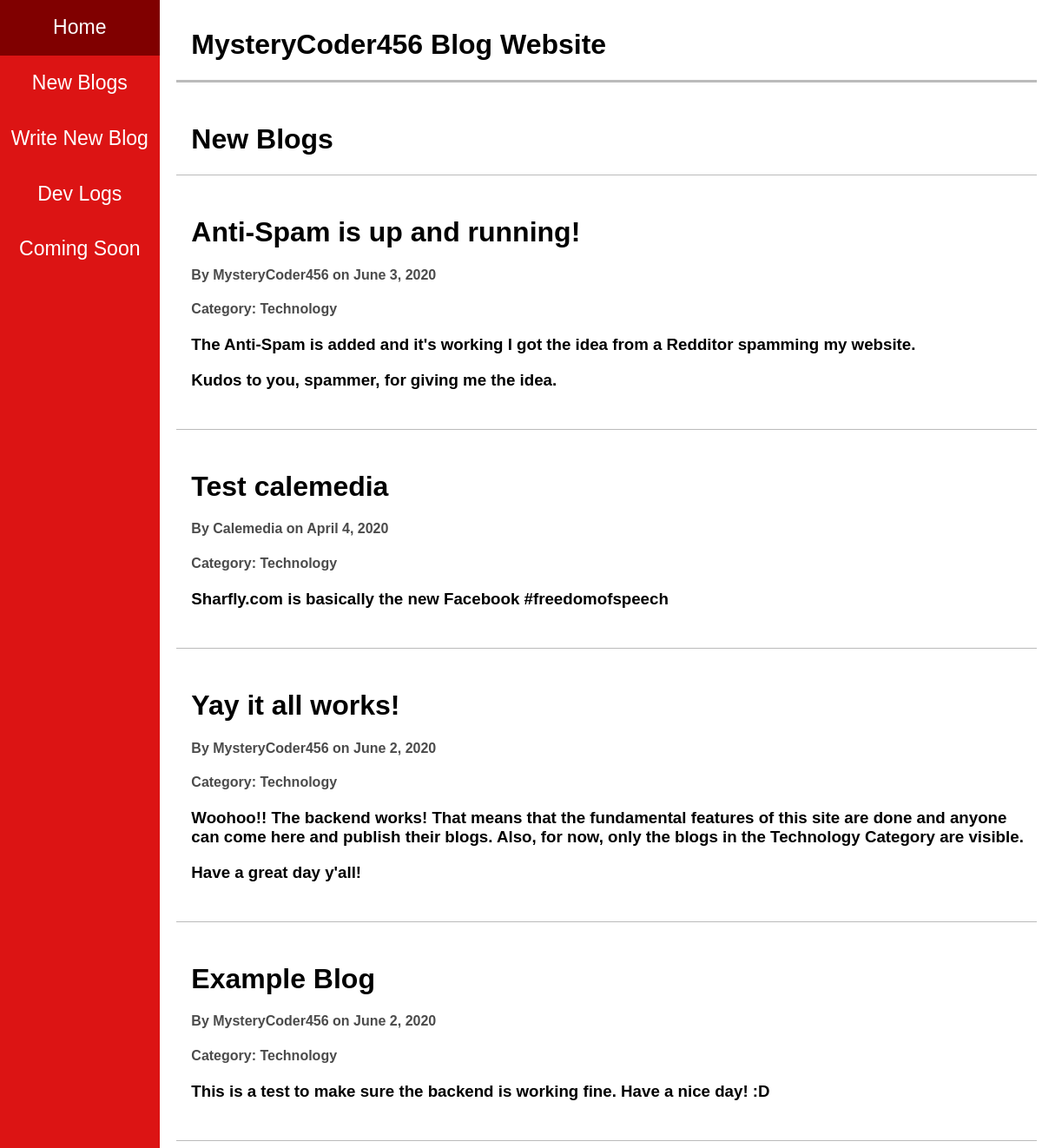
The page /blogs/ on the database as committed earlier.
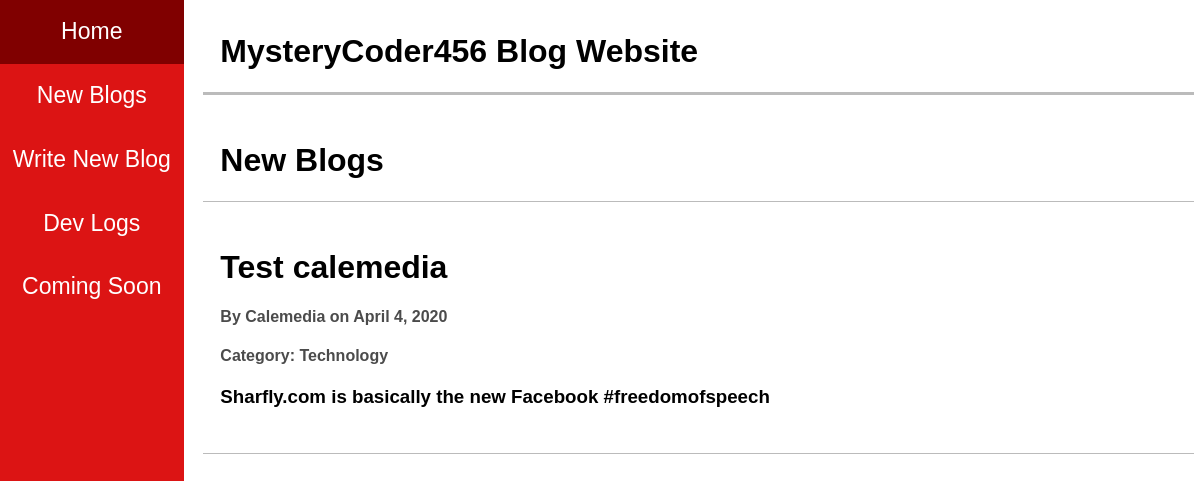
The same page on the database as committed later.
### blog/models.py (models this page shows, shortened)
class Blog(models.Model):
    blog_list = models.ForeignKey(BlogList, on_delete=models.CASCADE)
    title = models.CharField(max_length=100)
    author = models.CharField(max_length=50)
    creation_date = models.DateField()
    content = models.TextField(
        max_length=500,
        blank=True,
        validators=[MaxLengthValidator(500)]
    )

class BlogList(models.Model):
    name = models.CharField(max_length=50)

### blog/views.py (the view)
# urls.py: path("blogs/", views.blogs, name="new_blogs"),
def blogs(request):
    blog_set = reversed(BlogList.objects.get(name="Technology").blog_set.all())
    return render(request, "blog/blogs.html", {"blog_set": blog_set})

### blog/templates/blog/blogs.html (shortened to what this page needs)
{% extends 'blog/base.html' %}
{% block main %}
    <h1>New Blogs</h1>
    {% for blog in blog_set %}
        <hr size="3">
        <br>
        <h1>{{blog.title}}</h1>
        <h4>By {{blog.author}} on {{blog.creation_date}}</h4>
        <h4>Category: {{blog.blog_list.name}}
        <h3>{{blog.content|linebreaks}}</h3>
        <br>
    {% endfor %}
    <hr size=3>
{% endblock %}

Rows that differ between the two databases and show on the page:
no longer on this page (row edited): Blog: title "Anti-Spam is up and running!", author "MysteryCoder456", creation_date "June 3, 2020", blog_list.name "Technology", content "The Anti-Spam is added and it's working I got the idea from a Redditor spamming my website. Kudos to you, spammer, for giving me the idea."
no longer on this page (row edited): Blog: title "Yay it all works!", author "MysteryCoder456", creation_date "June 2, 2020", blog_list.name "Technology", content "Woohoo!! The backend works! That means that the fundamental features of this site are done and anyone can come here and publish their blogs. Also, for now, only the blogs in the Technology Category are visible. Have a great day y'all!"
no longer on this page (row edited): Blog: title "Example Blog", author "MysteryCoder456", creation_date "June 2, 2020", blog_list.name "Technology", content "This is a test to make sure the backend is working fine. Have a nice day! :D"
